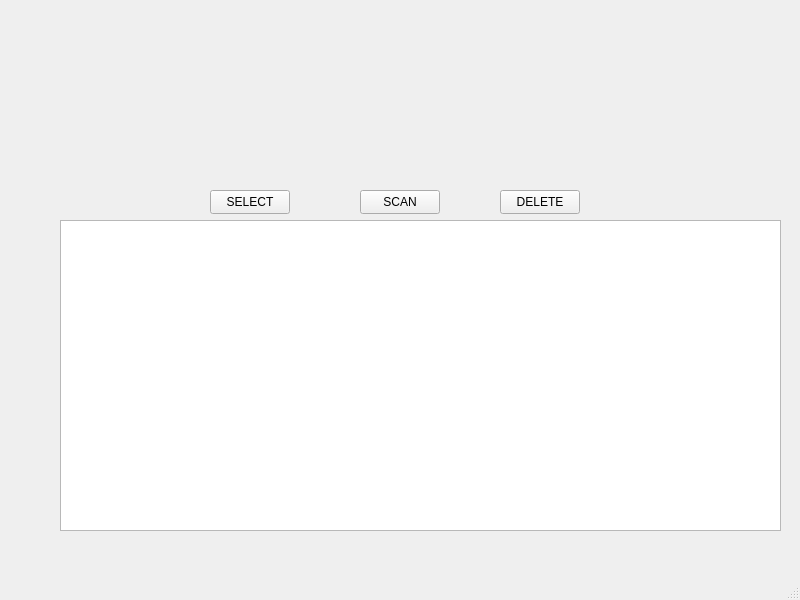
<?xml version="1.0" encoding="UTF-8"?>
<ui version="4.0">
 <class>MainWindow</class>
 <widget class="QMainWindow" name="MainWindow">
  <property name="geometry">
   <rect>
    <x>0</x>
    <y>0</y>
    <width>800</width>
    <height>600</height>
   </rect>
  </property>
  <property name="windowTitle">
   <string>MainWindow</string>
  </property>
  <widget class="QWidget" name="centralwidget">
   <widget class="QTableWidget" name="tableWidget">
    <property name="geometry">
     <rect>
      <x>60</x>
      <y>220</y>
      <width>721</width>
      <height>311</height>
     </rect>
    </property>
   </widget>
   <widget class="QPushButton" name="selectFolderBtn">
    <property name="geometry">
     <rect>
      <x>210</x>
      <y>190</y>
      <width>80</width>
      <height>24</height>
     </rect>
    </property>
    <property name="text">
     <string>SELECT</string>
    </property>
   </widget>
   <widget class="QPushButton" name="scanBtn">
    <property name="geometry">
     <rect>
      <x>360</x>
      <y>190</y>
      <width>80</width>
      <height>24</height>
     </rect>
    </property>
    <property name="text">
     <string>SCAN</string>
    </property>
   </widget>
   <widget class="QPushButton" name="deleteBtn">
    <property name="geometry">
     <rect>
      <x>500</x>
      <y>190</y>
      <width>80</width>
      <height>24</height>
     </rect>
    </property>
    <property name="text">
     <string>DELETE</string>
    </property>
   </widget>
  </widget>
  <widget class="QMenuBar" name="menubar">
   <property name="geometry">
    <rect>
     <x>0</x>
     <y>0</y>
     <width>800</width>
     <height>21</height>
    </rect>
   </property>
  </widget>
  <widget class="QStatusBar" name="statusbar"/>
 </widget>
 <resources/>
 <connections/>
</ui>
